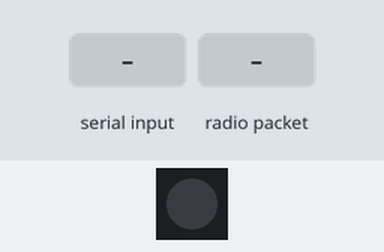
A sketch run on a simulated Arduino Uno, built for the host (arithmetic inside an expression is 32-bit, double 64-bit). On the bench: 1 RGB LEDs in strip order, left to right. Inputs (shaded band) come from the test bench. No radio packets arrive unless stated; what the sketch prints to the serial monitor is not drawn.

Above: at 1.4 s.
1.5 s: ">\n" received over Serial
At 1.55 s:
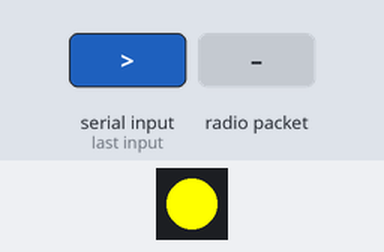
3.2 s: radio packet ">" arrives
At 3.3 s:
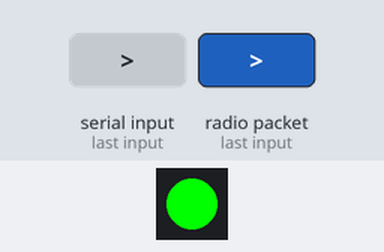
4.9 s: radio packet "1" arrives
At 5.5 s:
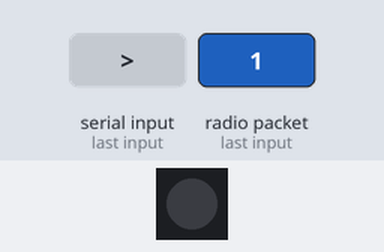
Timing chart, 0 to 7.9 s (numbered marks = the images above; inputs shaded):
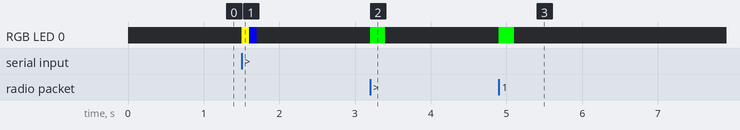

Measured:
- after the input at 1.5 s, RGB LED 0: off → RGB(255, 255, 0) at once, → RGB(0, 0, 255) 0.10 s later, → off 0.10 s later
- after the input at 3.2 s, RGB LED 0: off → RGB(0, 255, 0) at once, → off 0.20 s later
- after the input at 4.9 s, RGB LED 0: off → RGB(0, 255, 0) at once, → off 0.20 s later

The sketch:

Loragateway.ino
```cpp
#include <SPI.h>
#include <LoRa.h>
#include <Adafruit_NeoPixel.h>


/*IF data comes from LoRa:
    add '<'
    send to Serial
    DO NOT send to LoRa

IF data comes from Serial:
    IF starts with '>':
        remove '>'
        send to LoRa
    ELSE:
        ignore
        */


char rec[256];
int counter = 0;
// ===================== NeoPixel =====================
#define NEOPIXEL_PIN  5
#define NUM_PIXELS    1

Adafruit_NeoPixel pixel(NUM_PIXELS, NEOPIXEL_PIN, NEO_GRB + NEO_KHZ800);
// ===================== Tone command listener =====================
const unsigned int max_message_length = 256;


/**
 * Initializes the setup for the device.
 * - Initializes serial communication at 115200 baud rate.
 * - Delays for 200 milliseconds.
 * - Begins operation of the pixel.
 * - Clears the pixel display.
 * - Shows the pixel display.
 * - Initializes LoRa communication at 433MHz frequency.
 * - Sets the sync word for LoRa communication.
 * - Sets LoRa to receive mode.
 * - Prints a message indicating LoRa Gateway is ready and listening.
 *
 * @returns None
 */
void setup() {
  Serial.begin(115200);// for gateway.py
  delay(200);

  // NeoPixel init
  pixel.begin();
  pixel.clear();
  pixel.show();

  // LoRa init

  SPI.begin(14, 12, 13);  // SCK, MISO, MOSI
  LoRa.setPins(15, 10, 9);  // CS, RST, DIO0
  Serial.println("LoRa Initializing...");

  if (!LoRa.begin(433E6)) {
    Serial.println("Starting LoRa failed!");
    while (1);
  }

  LoRa.setSyncWord(0x34);   // must match sender
  LoRa.receive();
  Serial.println("LoRa Gateway ready — listening...");

}

// ===================== Loop =====================
/**
 * Loops to receive and process LoRa packets.
 *
 * This function initializes a counter and checks for incoming LoRa packets. If a packet is received,
 * it reads the packet data into the 'rec' array until the end of the array or no more data is available.
 * It then checks if the first character of the received message is '>'. If so, it extracts the command
 * from the message and sends it back using LoRa.
 *
 * @returns None
 */
void loop() {
  counter = 0;
  int packetSize = LoRa.parsePacket();

  if (packetSize) {
    while (LoRa.available() && counter < sizeof(rec) - 1) {
      rec[counter++] = (char)LoRa.read();
    }
    rec[counter] = '\0';

    Serial.print("<");
    Serial.println(rec);

    // GREEN flash = LoRa packet received
    pixel.setPixelColor(0, pixel.Color(0, 255, 0));
    pixel.show();
    delay(200);
    pixel.clear();
    pixel.show();
  }
  static String message = "";

  while (Serial.available() > 0) {
    String line = Serial.readStringUntil('\n');

    if (line.length() > 0) {
      // YELLOW flash = Serial command received
      pixel.setPixelColor(0, pixel.Color(255, 255, 0));
      pixel.show();
      delay(100);
      pixel.clear();
      pixel.show();

      if (line[0] == '>') {
        String cmd = line.substring(1);  // Remove '>'

        // BLUE flash = Sending via LoRa
        pixel.setPixelColor(0, pixel.Color(0, 0, 255));
        pixel.show();
        delay(100);
        pixel.clear();
        pixel.show();

        LoRa.beginPacket();
        LoRa.print(cmd);
        LoRa.endPacket();
      }
    }
  }
}

    
```
